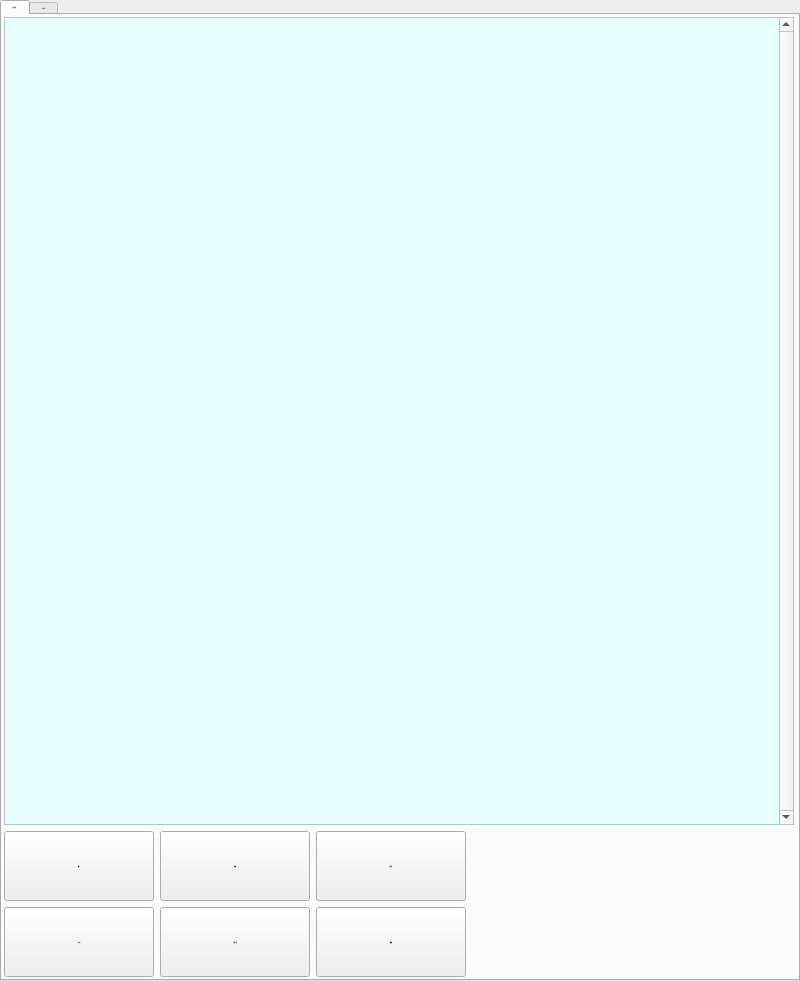
<?xml version="1.0" encoding="UTF-8"?>
<ui version="4.0">
 <class>FormAlfaPgmExplorer</class>
 <widget class="QWidget" name="FormAlfaPgmExplorer">
  <property name="geometry">
   <rect>
    <x>0</x>
    <y>0</y>
    <width>800</width>
    <height>981</height>
   </rect>
  </property>
  <property name="sizePolicy">
   <sizepolicy hsizetype="Fixed" vsizetype="Fixed">
    <horstretch>0</horstretch>
    <verstretch>0</verstretch>
   </sizepolicy>
  </property>
  <property name="minimumSize">
   <size>
    <width>800</width>
    <height>981</height>
   </size>
  </property>
  <property name="maximumSize">
   <size>
    <width>800</width>
    <height>981</height>
   </size>
  </property>
  <property name="font">
   <font>
    <family>微软雅黑</family>
    <pointsize>-1</pointsize>
    <weight>50</weight>
    <italic>false</italic>
    <bold>false</bold>
   </font>
  </property>
  <property name="windowTitle">
   <string notr="true">程序管理画面</string>
  </property>
  <property name="styleSheet">
   <string notr="true">font: 28px &quot;微软雅黑&quot;;</string>
  </property>
  <layout class="QGridLayout" name="gridLayout">
   <property name="margin">
    <number>0</number>
   </property>
   <property name="spacing">
    <number>0</number>
   </property>
   <item row="0" column="0">
    <widget class="QTabWidget" name="tabWidget">
     <property name="sizePolicy">
      <sizepolicy hsizetype="Fixed" vsizetype="Fixed">
       <horstretch>0</horstretch>
       <verstretch>0</verstretch>
      </sizepolicy>
     </property>
     <property name="minimumSize">
      <size>
       <width>800</width>
       <height>981</height>
      </size>
     </property>
     <property name="maximumSize">
      <size>
       <width>800</width>
       <height>981</height>
      </size>
     </property>
     <property name="font">
      <font>
       <family>微软雅黑</family>
       <pointsize>-1</pointsize>
       <weight>50</weight>
       <italic>false</italic>
       <bold>false</bold>
      </font>
     </property>
     <property name="styleSheet">
      <string notr="true"/>
     </property>
     <property name="currentIndex">
      <number>0</number>
     </property>
     <property name="iconSize">
      <size>
       <width>1</width>
       <height>64</height>
      </size>
     </property>
     <widget class="QWidget" name="TabProgram">
      <attribute name="icon">
       <iconset resource="xPad.qrc">
        <normaloff>:/img/widget/TabHeader.png</normaloff>:/img/widget/TabHeader.png</iconset>
      </attribute>
      <attribute name="title">
       <string>程序目录</string>
      </attribute>
      <layout class="QGridLayout" name="gridLayout_2">
       <property name="margin">
        <number>2</number>
       </property>
       <property name="spacing">
        <number>6</number>
       </property>
       <item row="0" column="0" colspan="4">
        <widget class="QTableView" name="pgmView">
         <property name="sizePolicy">
          <sizepolicy hsizetype="Expanding" vsizetype="Expanding">
           <horstretch>0</horstretch>
           <verstretch>0</verstretch>
          </sizepolicy>
         </property>
         <property name="minimumSize">
          <size>
           <width>790</width>
           <height>400</height>
          </size>
         </property>
         <property name="maximumSize">
          <size>
           <width>790</width>
           <height>16777215</height>
          </size>
         </property>
         <property name="font">
          <font>
           <family>微软雅黑</family>
           <pointsize>-1</pointsize>
           <weight>50</weight>
           <italic>false</italic>
           <bold>false</bold>
          </font>
         </property>
         <property name="focusPolicy">
          <enum>Qt::NoFocus</enum>
         </property>
         <property name="styleSheet">
          <string notr="true">QTableView
{
	selection-background-color: rgb(64, 168, 255);
	background-color: rgb(230, 255, 255);
	alternate-background-color: rgb(199, 255, 255);
	gridline-color: rgb(168, 180, 168);
}
</string>
         </property>
         <property name="frameShadow">
          <enum>QFrame::Plain</enum>
         </property>
         <property name="verticalScrollBarPolicy">
          <enum>Qt::ScrollBarAlwaysOn</enum>
         </property>
         <property name="horizontalScrollBarPolicy">
          <enum>Qt::ScrollBarAlwaysOff</enum>
         </property>
         <property name="autoScroll">
          <bool>false</bool>
         </property>
         <property name="editTriggers">
          <set>QAbstractItemView::NoEditTriggers</set>
         </property>
         <property name="tabKeyNavigation">
          <bool>false</bool>
         </property>
         <property name="showDropIndicator" stdset="0">
          <bool>false</bool>
         </property>
         <property name="dragDropOverwriteMode">
          <bool>false</bool>
         </property>
         <property name="alternatingRowColors">
          <bool>true</bool>
         </property>
         <property name="selectionMode">
          <enum>QAbstractItemView::SingleSelection</enum>
         </property>
         <property name="selectionBehavior">
          <enum>QAbstractItemView::SelectRows</enum>
         </property>
         <property name="iconSize">
          <size>
           <width>32</width>
           <height>32</height>
          </size>
         </property>
         <property name="sortingEnabled">
          <bool>true</bool>
         </property>
         <property name="wordWrap">
          <bool>false</bool>
         </property>
         <attribute name="horizontalHeaderDefaultSectionSize">
          <number>0</number>
         </attribute>
         <attribute name="horizontalHeaderHighlightSections">
          <bool>false</bool>
         </attribute>
         <attribute name="horizontalHeaderMinimumSectionSize">
          <number>40</number>
         </attribute>
         <attribute name="verticalHeaderDefaultSectionSize">
          <number>40</number>
         </attribute>
         <attribute name="verticalHeaderMinimumSectionSize">
          <number>40</number>
         </attribute>
        </widget>
       </item>
       <item row="1" column="0">
        <widget class="xPushButton" name="BtnPgmLoad">
         <property name="sizePolicy">
          <sizepolicy hsizetype="Fixed" vsizetype="Fixed">
           <horstretch>0</horstretch>
           <verstretch>0</verstretch>
          </sizepolicy>
         </property>
         <property name="minimumSize">
          <size>
           <width>150</width>
           <height>70</height>
          </size>
         </property>
         <property name="maximumSize">
          <size>
           <width>16777215</width>
           <height>70</height>
          </size>
         </property>
         <property name="font">
          <font>
           <family>微软雅黑</family>
           <pointsize>-1</pointsize>
           <weight>50</weight>
           <italic>false</italic>
           <bold>false</bold>
          </font>
         </property>
         <property name="focusPolicy">
          <enum>Qt::NoFocus</enum>
         </property>
         <property name="text">
          <string>载入</string>
         </property>
         <property name="icon">
          <iconset resource="xPad.qrc">
           <normaloff>:/img/32X32/FileLoad.png</normaloff>:/img/32X32/FileLoad.png</iconset>
         </property>
         <property name="iconSize">
          <size>
           <width>32</width>
           <height>32</height>
          </size>
         </property>
        </widget>
       </item>
       <item row="1" column="1">
        <widget class="xPushButton" name="BtnPgmNew">
         <property name="sizePolicy">
          <sizepolicy hsizetype="Fixed" vsizetype="Fixed">
           <horstretch>0</horstretch>
           <verstretch>0</verstretch>
          </sizepolicy>
         </property>
         <property name="minimumSize">
          <size>
           <width>150</width>
           <height>70</height>
          </size>
         </property>
         <property name="maximumSize">
          <size>
           <width>16777215</width>
           <height>70</height>
          </size>
         </property>
         <property name="font">
          <font>
           <family>微软雅黑</family>
           <pointsize>-1</pointsize>
           <weight>50</weight>
           <italic>false</italic>
           <bold>false</bold>
          </font>
         </property>
         <property name="focusPolicy">
          <enum>Qt::NoFocus</enum>
         </property>
         <property name="text">
          <string>新建</string>
         </property>
         <property name="icon">
          <iconset resource="xPad.qrc">
           <normaloff>:/img/32X32/FileNew.png</normaloff>:/img/32X32/FileNew.png</iconset>
         </property>
         <property name="iconSize">
          <size>
           <width>32</width>
           <height>32</height>
          </size>
         </property>
        </widget>
       </item>
       <item row="1" column="2">
        <widget class="xPushButton" name="BtnPgmRename">
         <property name="sizePolicy">
          <sizepolicy hsizetype="Fixed" vsizetype="Fixed">
           <horstretch>0</horstretch>
           <verstretch>0</verstretch>
          </sizepolicy>
         </property>
         <property name="minimumSize">
          <size>
           <width>150</width>
           <height>70</height>
          </size>
         </property>
         <property name="maximumSize">
          <size>
           <width>16777215</width>
           <height>70</height>
          </size>
         </property>
         <property name="font">
          <font>
           <family>微软雅黑</family>
           <pointsize>-1</pointsize>
           <weight>50</weight>
           <italic>false</italic>
           <bold>false</bold>
          </font>
         </property>
         <property name="focusPolicy">
          <enum>Qt::NoFocus</enum>
         </property>
         <property name="text">
          <string>重命名</string>
         </property>
         <property name="icon">
          <iconset resource="xPad.qrc">
           <normaloff>:/img/32X32/FileRename.png</normaloff>:/img/32X32/FileRename.png</iconset>
         </property>
         <property name="iconSize">
          <size>
           <width>32</width>
           <height>32</height>
          </size>
         </property>
        </widget>
       </item>
       <item row="1" column="3">
        <spacer name="horizontalSpacer">
         <property name="orientation">
          <enum>Qt::Horizontal</enum>
         </property>
         <property name="sizeHint" stdset="0">
          <size>
           <width>319</width>
           <height>20</height>
          </size>
         </property>
        </spacer>
       </item>
       <item row="2" column="0">
        <widget class="xPushButton" name="BtnPgmCopyAs">
         <property name="sizePolicy">
          <sizepolicy hsizetype="Fixed" vsizetype="Fixed">
           <horstretch>0</horstretch>
           <verstretch>0</verstretch>
          </sizepolicy>
         </property>
         <property name="minimumSize">
          <size>
           <width>150</width>
           <height>70</height>
          </size>
         </property>
         <property name="maximumSize">
          <size>
           <width>16777215</width>
           <height>70</height>
          </size>
         </property>
         <property name="font">
          <font>
           <family>微软雅黑</family>
           <pointsize>-1</pointsize>
           <weight>50</weight>
           <italic>false</italic>
           <bold>false</bold>
          </font>
         </property>
         <property name="focusPolicy">
          <enum>Qt::NoFocus</enum>
         </property>
         <property name="text">
          <string>另存为</string>
         </property>
         <property name="icon">
          <iconset resource="xPad.qrc">
           <normaloff>:/img/32X32/FileCopy.png</normaloff>:/img/32X32/FileCopy.png</iconset>
         </property>
         <property name="iconSize">
          <size>
           <width>32</width>
           <height>32</height>
          </size>
         </property>
        </widget>
       </item>
       <item row="2" column="1">
        <widget class="xPushButton" name="BtnPgmExport">
         <property name="sizePolicy">
          <sizepolicy hsizetype="Fixed" vsizetype="Fixed">
           <horstretch>0</horstretch>
           <verstretch>0</verstretch>
          </sizepolicy>
         </property>
         <property name="minimumSize">
          <size>
           <width>150</width>
           <height>70</height>
          </size>
         </property>
         <property name="maximumSize">
          <size>
           <width>16777215</width>
           <height>70</height>
          </size>
         </property>
         <property name="font">
          <font>
           <family>微软雅黑</family>
           <pointsize>-1</pointsize>
           <weight>50</weight>
           <italic>false</italic>
           <bold>false</bold>
          </font>
         </property>
         <property name="focusPolicy">
          <enum>Qt::NoFocus</enum>
         </property>
         <property name="text">
          <string>导到U盘</string>
         </property>
         <property name="icon">
          <iconset resource="xPad.qrc">
           <normaloff>:/img/32X32/Export.png</normaloff>:/img/32X32/Export.png</iconset>
         </property>
         <property name="iconSize">
          <size>
           <width>32</width>
           <height>32</height>
          </size>
         </property>
        </widget>
       </item>
       <item row="2" column="2">
        <widget class="xPushButton" name="BtnPgmDelete">
         <property name="sizePolicy">
          <sizepolicy hsizetype="Fixed" vsizetype="Fixed">
           <horstretch>0</horstretch>
           <verstretch>0</verstretch>
          </sizepolicy>
         </property>
         <property name="minimumSize">
          <size>
           <width>150</width>
           <height>70</height>
          </size>
         </property>
         <property name="maximumSize">
          <size>
           <width>16777215</width>
           <height>70</height>
          </size>
         </property>
         <property name="font">
          <font>
           <family>微软雅黑</family>
           <pointsize>-1</pointsize>
           <weight>50</weight>
           <italic>false</italic>
           <bold>false</bold>
          </font>
         </property>
         <property name="focusPolicy">
          <enum>Qt::NoFocus</enum>
         </property>
         <property name="text">
          <string>删除</string>
         </property>
         <property name="icon">
          <iconset resource="xPad.qrc">
           <normaloff>:/img/32X32/FileDelete.png</normaloff>:/img/32X32/FileDelete.png</iconset>
         </property>
         <property name="iconSize">
          <size>
           <width>32</width>
           <height>32</height>
          </size>
         </property>
        </widget>
       </item>
       <item row="2" column="3">
        <spacer name="horizontalSpacer_2">
         <property name="orientation">
          <enum>Qt::Horizontal</enum>
         </property>
         <property name="sizeHint" stdset="0">
          <size>
           <width>319</width>
           <height>20</height>
          </size>
         </property>
        </spacer>
       </item>
      </layout>
     </widget>
     <widget class="QWidget" name="TabUSB">
      <attribute name="title">
       <string>USB目录</string>
      </attribute>
      <layout class="QGridLayout" name="gridLayout_3">
       <property name="margin">
        <number>2</number>
       </property>
       <item row="0" column="0" colspan="4">
        <widget class="QTableView" name="usbView">
         <property name="sizePolicy">
          <sizepolicy hsizetype="Expanding" vsizetype="Expanding">
           <horstretch>0</horstretch>
           <verstretch>0</verstretch>
          </sizepolicy>
         </property>
         <property name="minimumSize">
          <size>
           <width>790</width>
           <height>400</height>
          </size>
         </property>
         <property name="maximumSize">
          <size>
           <width>790</width>
           <height>16777215</height>
          </size>
         </property>
         <property name="font">
          <font>
           <family>微软雅黑</family>
           <pointsize>-1</pointsize>
           <weight>50</weight>
           <italic>false</italic>
           <bold>false</bold>
          </font>
         </property>
         <property name="focusPolicy">
          <enum>Qt::NoFocus</enum>
         </property>
         <property name="styleSheet">
          <string notr="true">QTableView
{
	selection-background-color: rgb(64, 168, 255);
	background-color: rgb(149, 255, 179);
	alternate-background-color: rgb(199, 255, 255);
	gridline-color: rgb(168, 180, 168);
}</string>
         </property>
         <property name="frameShadow">
          <enum>QFrame::Plain</enum>
         </property>
         <property name="verticalScrollBarPolicy">
          <enum>Qt::ScrollBarAlwaysOn</enum>
         </property>
         <property name="horizontalScrollBarPolicy">
          <enum>Qt::ScrollBarAlwaysOff</enum>
         </property>
         <property name="autoScroll">
          <bool>false</bool>
         </property>
         <property name="editTriggers">
          <set>QAbstractItemView::NoEditTriggers</set>
         </property>
         <property name="tabKeyNavigation">
          <bool>false</bool>
         </property>
         <property name="showDropIndicator" stdset="0">
          <bool>false</bool>
         </property>
         <property name="dragDropOverwriteMode">
          <bool>false</bool>
         </property>
         <property name="alternatingRowColors">
          <bool>true</bool>
         </property>
         <property name="selectionMode">
          <enum>QAbstractItemView::SingleSelection</enum>
         </property>
         <property name="selectionBehavior">
          <enum>QAbstractItemView::SelectRows</enum>
         </property>
         <property name="iconSize">
          <size>
           <width>32</width>
           <height>32</height>
          </size>
         </property>
         <property name="sortingEnabled">
          <bool>true</bool>
         </property>
         <property name="wordWrap">
          <bool>false</bool>
         </property>
         <attribute name="horizontalHeaderDefaultSectionSize">
          <number>0</number>
         </attribute>
         <attribute name="horizontalHeaderHighlightSections">
          <bool>false</bool>
         </attribute>
         <attribute name="horizontalHeaderMinimumSectionSize">
          <number>40</number>
         </attribute>
         <attribute name="verticalHeaderDefaultSectionSize">
          <number>40</number>
         </attribute>
         <attribute name="verticalHeaderMinimumSectionSize">
          <number>40</number>
         </attribute>
        </widget>
       </item>
       <item row="1" column="0">
        <widget class="xPushButton" name="BtnUsbExport_pgm">
         <property name="sizePolicy">
          <sizepolicy hsizetype="Fixed" vsizetype="Fixed">
           <horstretch>0</horstretch>
           <verstretch>0</verstretch>
          </sizepolicy>
         </property>
         <property name="minimumSize">
          <size>
           <width>180</width>
           <height>70</height>
          </size>
         </property>
         <property name="maximumSize">
          <size>
           <width>16777215</width>
           <height>70</height>
          </size>
         </property>
         <property name="font">
          <font>
           <family>微软雅黑</family>
           <pointsize>-1</pointsize>
           <weight>50</weight>
           <italic>false</italic>
           <bold>false</bold>
          </font>
         </property>
         <property name="focusPolicy">
          <enum>Qt::NoFocus</enum>
         </property>
         <property name="text">
          <string>导到程序</string>
         </property>
         <property name="iconSize">
          <size>
           <width>32</width>
           <height>32</height>
          </size>
         </property>
        </widget>
       </item>
       <item row="1" column="1">
        <widget class="xPushButton" name="BtnRefresh">
         <property name="minimumSize">
          <size>
           <width>180</width>
           <height>70</height>
          </size>
         </property>
         <property name="maximumSize">
          <size>
           <width>16777215</width>
           <height>70</height>
          </size>
         </property>
         <property name="font">
          <font>
           <family>微软雅黑</family>
           <pointsize>-1</pointsize>
           <weight>50</weight>
           <italic>false</italic>
           <bold>false</bold>
          </font>
         </property>
         <property name="focusPolicy">
          <enum>Qt::NoFocus</enum>
         </property>
         <property name="text">
          <string>刷新</string>
         </property>
         <property name="IsBoxBtn" stdset="0">
          <bool>false</bool>
         </property>
        </widget>
       </item>
       <item row="1" column="2">
        <widget class="xPushButton" name="BtnPopup">
         <property name="sizePolicy">
          <sizepolicy hsizetype="Fixed" vsizetype="Fixed">
           <horstretch>0</horstretch>
           <verstretch>0</verstretch>
          </sizepolicy>
         </property>
         <property name="minimumSize">
          <size>
           <width>180</width>
           <height>70</height>
          </size>
         </property>
         <property name="maximumSize">
          <size>
           <width>16777215</width>
           <height>70</height>
          </size>
         </property>
         <property name="font">
          <font>
           <family>微软雅黑</family>
           <pointsize>-1</pointsize>
           <weight>50</weight>
           <italic>false</italic>
           <bold>false</bold>
          </font>
         </property>
         <property name="focusPolicy">
          <enum>Qt::NoFocus</enum>
         </property>
         <property name="text">
          <string>弹出U盘</string>
         </property>
         <property name="iconSize">
          <size>
           <width>32</width>
           <height>32</height>
          </size>
         </property>
        </widget>
       </item>
       <item row="1" column="3">
        <spacer name="horizontalSpacer_3">
         <property name="orientation">
          <enum>Qt::Horizontal</enum>
         </property>
         <property name="sizeHint" stdset="0">
          <size>
           <width>319</width>
           <height>20</height>
          </size>
         </property>
        </spacer>
       </item>
      </layout>
     </widget>
    </widget>
   </item>
  </layout>
 </widget>
 <customwidgets>
  <customwidget>
   <class>xPushButton</class>
   <extends>QPushButton</extends>
   <header>xpushbutton.h</header>
  </customwidget>
 </customwidgets>
 <resources>
  <include location="xPad.qrc"/>
 </resources>
 <connections>
  <connection>
   <sender>BtnUsbExport_pgm</sender>
   <signal>clicked()</signal>
   <receiver>FormAlfaPgmExplorer</receiver>
   <slot>importUSBFileToPgm()</slot>
   <hints>
    <hint type="sourcelabel">
     <x>78</x>
     <y>939</y>
    </hint>
    <hint type="destinationlabel">
     <x>399</x>
     <y>490</y>
    </hint>
   </hints>
  </connection>
  <connection>
   <sender>BtnRefresh</sender>
   <signal>clicked()</signal>
   <receiver>FormAlfaPgmExplorer</receiver>
   <slot>refreshUsb()</slot>
   <hints>
    <hint type="sourcelabel">
     <x>234</x>
     <y>939</y>
    </hint>
    <hint type="destinationlabel">
     <x>399</x>
     <y>490</y>
    </hint>
   </hints>
  </connection>
  <connection>
   <sender>BtnPopup</sender>
   <signal>clicked()</signal>
   <receiver>FormAlfaPgmExplorer</receiver>
   <slot>popupUsb()</slot>
   <hints>
    <hint type="sourcelabel">
     <x>390</x>
     <y>939</y>
    </hint>
    <hint type="destinationlabel">
     <x>399</x>
     <y>490</y>
    </hint>
   </hints>
  </connection>
  <connection>
   <sender>BtnPgmRename</sender>
   <signal>clicked()</signal>
   <receiver>FormAlfaPgmExplorer</receiver>
   <slot>renamePgmFile()</slot>
   <hints>
    <hint type="sourcelabel">
     <x>390</x>
     <y>863</y>
    </hint>
    <hint type="destinationlabel">
     <x>399</x>
     <y>490</y>
    </hint>
   </hints>
  </connection>
  <connection>
   <sender>BtnPgmNew</sender>
   <signal>clicked()</signal>
   <receiver>FormAlfaPgmExplorer</receiver>
   <slot>newPgmFile()</slot>
   <hints>
    <hint type="sourcelabel">
     <x>234</x>
     <y>863</y>
    </hint>
    <hint type="destinationlabel">
     <x>399</x>
     <y>490</y>
    </hint>
   </hints>
  </connection>
  <connection>
   <sender>BtnPgmCopyAs</sender>
   <signal>clicked()</signal>
   <receiver>FormAlfaPgmExplorer</receiver>
   <slot>saveAsPgmFile()</slot>
   <hints>
    <hint type="sourcelabel">
     <x>78</x>
     <y>939</y>
    </hint>
    <hint type="destinationlabel">
     <x>399</x>
     <y>490</y>
    </hint>
   </hints>
  </connection>
  <connection>
   <sender>BtnPgmLoad</sender>
   <signal>clicked()</signal>
   <receiver>FormAlfaPgmExplorer</receiver>
   <slot>loadPgmFile()</slot>
   <hints>
    <hint type="sourcelabel">
     <x>78</x>
     <y>863</y>
    </hint>
    <hint type="destinationlabel">
     <x>399</x>
     <y>490</y>
    </hint>
   </hints>
  </connection>
  <connection>
   <sender>BtnPgmExport</sender>
   <signal>clicked()</signal>
   <receiver>FormAlfaPgmExplorer</receiver>
   <slot>exportToUsb()</slot>
   <hints>
    <hint type="sourcelabel">
     <x>234</x>
     <y>939</y>
    </hint>
    <hint type="destinationlabel">
     <x>399</x>
     <y>490</y>
    </hint>
   </hints>
  </connection>
  <connection>
   <sender>BtnPgmDelete</sender>
   <signal>clicked()</signal>
   <receiver>FormAlfaPgmExplorer</receiver>
   <slot>deleteFile()</slot>
   <hints>
    <hint type="sourcelabel">
     <x>390</x>
     <y>939</y>
    </hint>
    <hint type="destinationlabel">
     <x>399</x>
     <y>490</y>
    </hint>
   </hints>
  </connection>
 </connections>
 <slots>
  <slot>popupUsb()</slot>
  <slot>loadPgmFile()</slot>
  <slot>newPgmFile()</slot>
  <slot>renamePgmFile()</slot>
  <slot>saveAsPgmFile()</slot>
  <slot>deleteFile()</slot>
  <slot>exportToUsb()</slot>
  <slot>importTmpFile()</slot>
  <slot>importUSBFileToPgm()</slot>
  <slot>importUSBFileToTmp()</slot>
  <slot>refreshUsb()</slot>
 </slots>
</ui>
